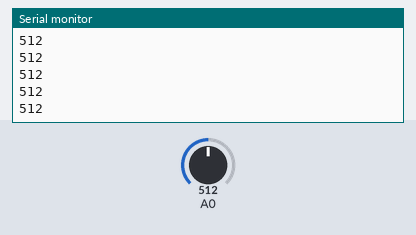
The sketch below on a simulated Arduino Uno, built with avr-gcc and run on an emulated ATmega328P. Shown: the last lines printed to the serial monitor. Inputs (shaded band) come from the test bench; at power-on: A0 = 512.

Above: at 1.2 s.
1.3 s: A0 set to 716
At 2.2 s:
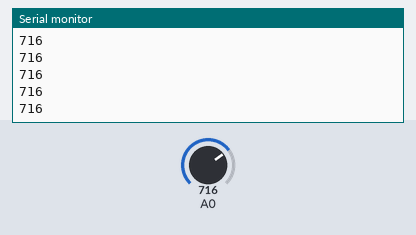
2.8 s: A0 set to 900
At 3.8 s:
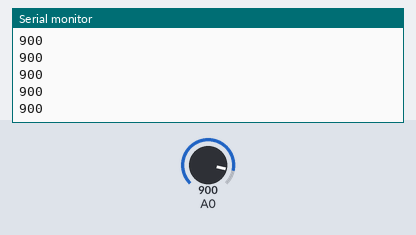
Timing chart, 0 to 5.8 s (numbered marks = the images above; inputs shaded):
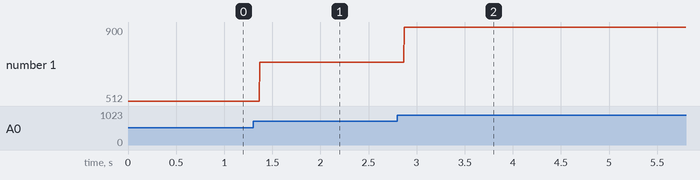

The sketch:

SimpleSerialReporter.ino
```cpp
/*
this goes on your Arduino
for use with Processing example IRPulseSensor

*/

// holds temp vals

void setup() {

  Serial.begin(9600);
}

void loop() {

    Serial.println(analogRead(0));
  }
```

Measured:
- after the input at 1.3 s, the serial monitor: prints a new line after 0.07 s (image 1)
- after the input at 2.8 s, the serial monitor: prints a new line after 0.07 s (image 2)
- plotted number 1: 512 → 716 after the input at 1.3 s, 716 → 900 after the input at 2.8 s
